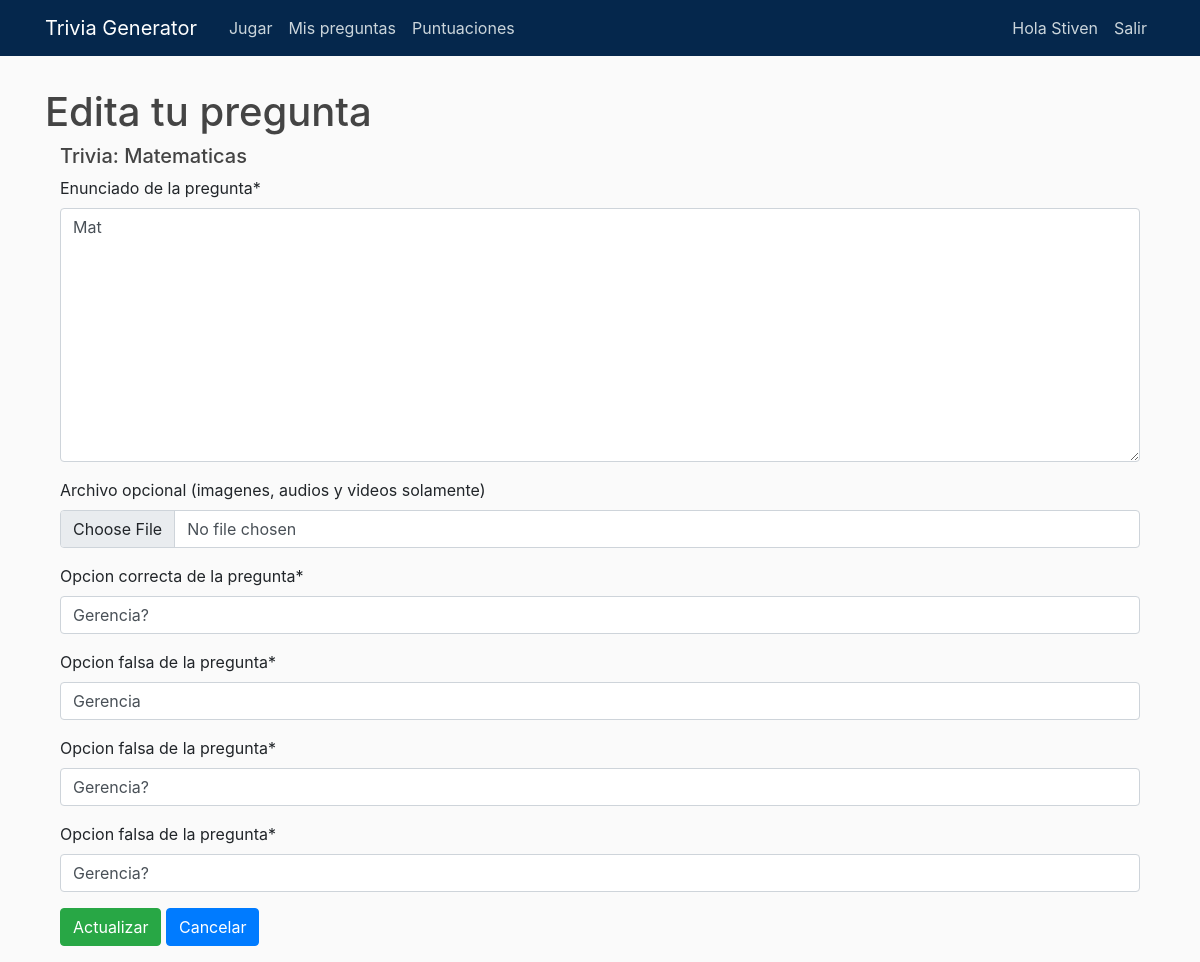
The app's page /pregunta/12/editar/ (signed in), older data.
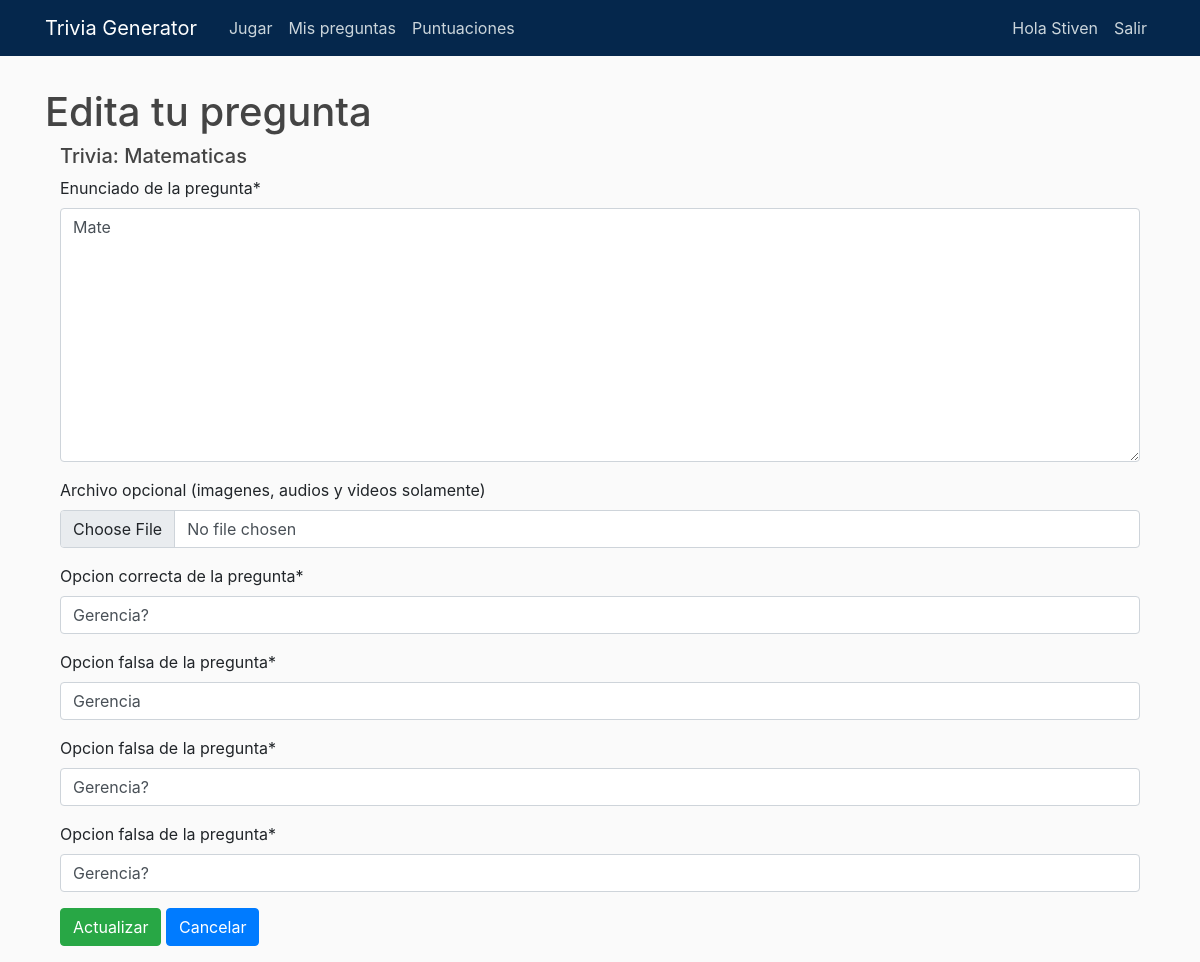
The same page, newer data.
### TGApp/models.py (models this page shows, shortened)
class Pregunta(models.Model):
    autor = models.ForeignKey(User, on_delete=models.CASCADE, null=True)
    trivia = models.ForeignKey(Trivia, on_delete=models.CASCADE, null=True)
    id = models.AutoField(primary_key=True)
    pregunta = models.TextField(verbose_name='Enunciado de la pregunta', null=True)
    opcionCorrecta = models.CharField(max_length=350, verbose_name='Opcion correcta de la pregunta', null=True)
    opcion2 = models.CharField(max_length=350, verbose_name='Opcion falsa de la pregunta', null=True)
    opcion3 = models.CharField(max_length=350, verbose_name='Opcion falsa de la pregunta', null=True)
    opcion4 = models.CharField(max_length=350, verbose_name='Opcion falsa de la pregunta', null=True)
    puntaje = models.DecimalField(verbose_name='Puntaje obtenido', default=0, decimal_places=2, max_digits=10)
    archivo = models.FileField(upload_to='archivos', verbose_name="Archivo opcional (imagenes, audios y videos solamente)", blank=True)
    pista =  models.CharField(max_length=350, verbose_name='Pista de la pregunta', blank=True)

class Trivia(models.Model):
    autor = models.ForeignKey(User, on_delete=models.CASCADE, null=True)
    id = models.AutoField(primary_key=True)
    nombre = models.CharField(max_length=100)
    Tipo = models.CharField(max_length=100)
    def __str__(self):
        return self.nombre

### TGApp/views.py (the view, shortened to what this page needs)
# urls.py: path('pregunta/<int:pk>/editar/', login_required(EditarPregunta.as_view()), name='EditarPregunta'),
class EditarPregunta(SuccessMessageMixin, UserPassesTestMixin, UpdateView):
    model = Pregunta
    template_name = 'TGApp/editarPregunta.html'
    fields = ["pregunta", "archivo", "opcionCorrecta", "opcion2", "opcion3", "opcion4",]
    success_message = "¡Tu pregunta ha sido actualizada correctamente!"
    success_url = reverse_lazy('preguntas')
    def test_func(self):
        Pregunta = self.get_object()
        if self.request.user == Pregunta.autor:
            return True
        return False

### TGApp/templates/TGApp/editarPregunta.html (shortened to what this page needs)
{% extends "TGApp/base.html" %}
{% load crispy_forms_tags %}
{% block contenido %}
{% if user.is_staff %}
    <h1> Edita tu pregunta </h1>
    <div class="container">
        <h5>Trivia: {{ object.trivia }}</h5>
        <form method="POST" enctype="multipart/form-data">
          <fieldset>
                    {{ form|crispy }}
                        <button type="submit" class="mb-3 btn btn-success">Actualizar</button>
                        <a name="" id="" class="mb-3 btn btn-primary" href="{% url 'preguntas' %}" role="button">Cancelar</a>
          </fieldset>
        </form>
    </div>
{% else %}
    <h1>No tienes permiso para acceder </h1>
{% endif %}
{% endblock %}

Row changes from the older to the newer data that the page shows:
changed Pregunta "Gerencia?": pregunta "Mat" → "Mate"
